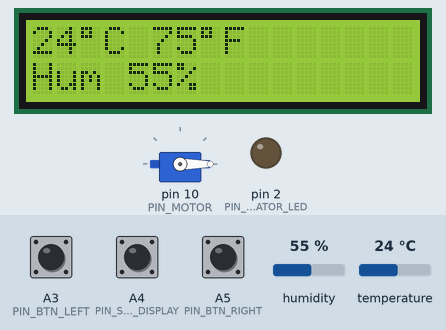
This sketch was run on a simulated Arduino Uno, built with avr-gcc and run on an emulated ATmega328P. On the bench: servo, 16×2 character LCD, output pins drawn as LEDs (lit = HIGH). The inputs (shaded band) are chosen by the test bench; at power-on: A4 (PIN_SWITCH_DISPLAY) HIGH, A5 (PIN_BTN_RIGHT) HIGH, A3 (PIN_BTN_LEFT) HIGH, humidity 55 %, temperature 24 °C.

Above: at 1.6 s.
1.7 s: A4 (PIN_SWITCH_DISPLAY) pulled LOW for 0.15 s
At 2.8 s:
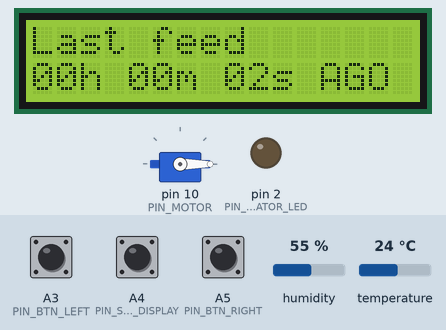
5.5 s: A5 (PIN_BTN_RIGHT) pulled LOW for 3.2 s
At 6.3 s:
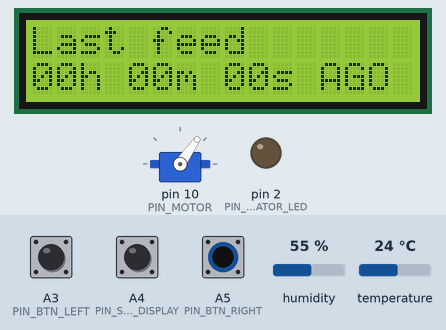
10.2 s: A3 (PIN_BTN_LEFT) pulled LOW for 0.15 s
At 11.8 s:
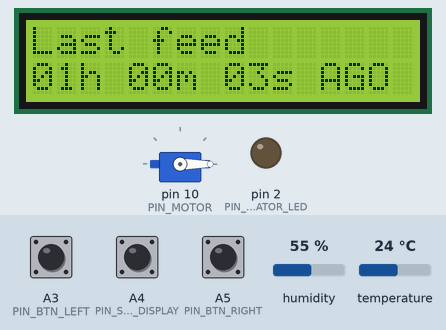
12.5 s: A3 (PIN_BTN_LEFT) pulled LOW for 1 s
At 13.8 s:
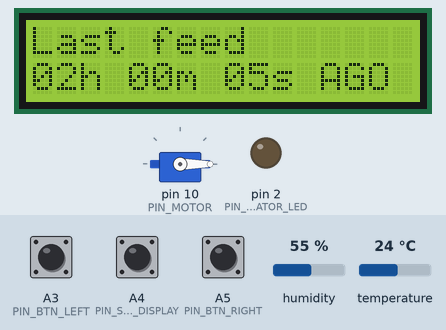
15.0 s: A5 (PIN_BTN_RIGHT) pulled LOW for 0.15 s
At 16.8 s:
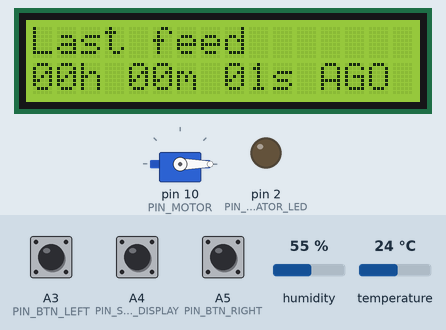
19.3 s: A4 (PIN_SWITCH_DISPLAY) pulled LOW for 1 s
At 21.4 s:
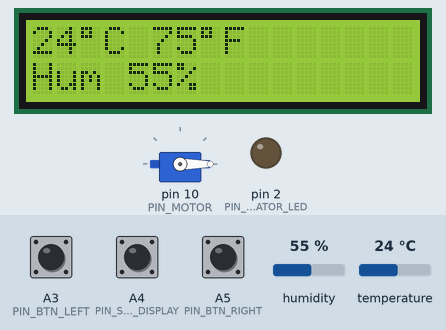
Timing chart, 0 to 22.8 s (numbered marks = the images above; inputs shaded):
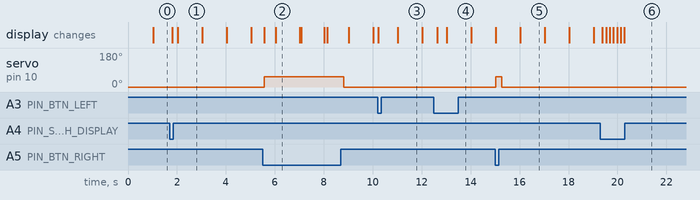

The sketch:

sketch_petmonitor_temphum.ino
```cpp
#include <LiquidCrystal.h>
#include <Servo.h>
#include <dht11.h>

LiquidCrystal lcd(4, 5, 6, 7, 11, 12);
Servo motor;
dht11 DHT;

// INTERVAL MILLISEC
const int INTERVAL_BUTTON_BOUNCE = 150;
const int INTERVAL_FEED_BOUNCE = 245;
const int INTERVAL_SECOND = 1000;

//PINS
const int PIN_DHT = 3;
const int PIN_MOTOR = 10;
const int PIN_BTN_RIGHT = A5;
const int PIN_SWITCH_DISPLAY = A4;
const int PIN_BTN_LEFT = A3;
const int PIN_AUTOFEED_INDICATOR_LED = 2;

const int DEFAULT_HR_UNTIL_FEED = 12;

const int DLastFeed = 0;
const int DTempHum = 1;
const int DAutoFeed = 2;

bool feeding = false;
bool autofeed = false;
bool buttonDownRight = false;
bool buttonDownLeft = false;
unsigned long previousMillisRight = 0;
unsigned long previousMillisLeft = 0;
unsigned long previousMillisDisplay = 0;
unsigned long previousTimeMillis = 0;
unsigned long feedMillis = 0;
unsigned int lastFeedHour = 0;
unsigned int lastFeedMinute = 0;
unsigned int lastFeedSecond = 0;

unsigned int currentD = -1;

unsigned int hourUntilNextAuto = DEFAULT_HR_UNTIL_FEED;
unsigned int minutesAutoFeedPassed = 0;
unsigned int secondsPassed = 0;
unsigned int secondsAutoFeedPassed = 0;

void setup() {

  pinMode(PIN_AUTOFEED_INDICATOR_LED, OUTPUT);

  pinMode(PIN_BTN_RIGHT, INPUT_PULLUP);
  pinMode(PIN_SWITCH_DISPLAY, INPUT_PULLUP);
  pinMode(PIN_BTN_LEFT, INPUT_PULLUP);

  motor.attach(PIN_MOTOR);
  motor.write(0);

  lcd.begin(16,2);
  currentD = DTempHum;
 // displayLCD();

}

void displayLCD(){

  switch (currentD){
    case DLastFeed:
      displayLastFeed();
      break;
    case DTempHum:
      displayTempHum();
      break;
    case DAutoFeed:
      displayAutofeed();
      break;
    default:
      displayTempHum();
  }
}

void displayLastFeed(){
  lcd.setCursor(0, 0);

  lcd.print("Last feed");
  lcd.setCursor(0, 1);
  if (lastFeedHour > 8760){
     lcd.print("1+ Year AGO");
     return;
  }

  if(lastFeedHour < 10) lcd.print("0");
  lcd.print(lastFeedHour);
  lcd.print("h ");
  if(lastFeedMinute < 10) lcd.print("0");
  lcd.print(lastFeedMinute);
  lcd.print("m ");
  if(lastFeedSecond < 10) lcd.print("0");
  lcd.print(lastFeedSecond);
  lcd.print("s");

  lcd.setCursor(12, 1);
  lcd.print("AGO");

}

void displayAutofeed(){
  lcd.setCursor(0, 0);
  lcd.print("Autofeed ");
  if (autofeed){
    lcd.print("ON");
    lcd.setCursor(0, 1);
    lcd.print("Next:");
    int s = 3600 - secondsPassed;
    int h = hourUntilNextAuto - ceil(float(secondsPassed) / 3600.0);
    int m = (s / 60 % 60);
    if(h < 10) lcd.print("0");
    lcd.print(h);
    lcd.print("h");
    if(m < 10) lcd.print("0");
    lcd.print(m);
    lcd.print("m");
    int ss = s%60;
    if(ss < 10) lcd.print("0");
    lcd.print(ss);
  }
  else{
    lcd.print("OFF");
  }
}

void displayTempHum(){
  int tempC=DHT.temperature;
  int tempF=(tempC * 9) / 5 + 32;
  int hum=DHT.humidity;
  lcd.setCursor(0,0);
  //lcd.print("Tem ");
  lcd.print(tempC);
  lcd.write(0xDF);
  lcd.print("C ");
  lcd.print(tempF);
  lcd.write(0xDF);
  lcd.print("F ");

  lcd.setCursor(0,1);
  lcd.print("Hum ");
  lcd.print(hum);
  lcd.print("% ");
}


void checkLastFeedOverDay(){
  if(lastFeedHour >= 24){
    digitalWrite(PIN_AUTOFEED_INDICATOR_LED, 1);
  }
}

void feederOpen(){
  motor.write(55);      // Turn SG90 servo to open feeder
  feeding = true;
  lastFeedHour = 0;
  lastFeedMinute = 0;
  lastFeedSecond = 0;
  lcd.clear();
  displayLCD();
}

void feederClose(){
  motor.write(0);     // Close feed
  feeding = false;
}

void loop() {
  unsigned long currentMillis = millis();

  /*RIGHT BUTTON FN*/
  if(currentMillis - previousMillisRight >= INTERVAL_BUTTON_BOUNCE){
    previousMillisRight = currentMillis;
    if(digitalRead(PIN_BTN_RIGHT) == LOW){

      if (currentD == DLastFeed || currentD == DTempHum){
        feedMillis = currentMillis;
        feederOpen();
        digitalWrite(PIN_AUTOFEED_INDICATOR_LED, 0);
      }

//      else if(currentD == 2){
//        if (!buttonDownRight){
//          buttonDownRight = true;
//          autofeed = !autofeed;
//
//          digitalWrite(PIN_AUTOFEED_INDICATOR_LED, autofeed);
//
//          lcd.clear();
//          displayLCD();
//        }
//      }
    }
    else{
      buttonDownRight = false;
    }
  }

  /*LEFT BUTTON FN*/
  if(currentMillis - previousMillisLeft >= INTERVAL_BUTTON_BOUNCE){
    previousMillisLeft = currentMillis;
    if(digitalRead(PIN_BTN_LEFT) == LOW){
      if (currentD == DAutoFeed && autofeed){
         if (!buttonDownLeft){
            buttonDownLeft = true;

            hourUntilNextAuto--;
            secondsPassed = 0;
            if (hourUntilNextAuto <= 0){
              hourUntilNextAuto = DEFAULT_HR_UNTIL_FEED;
            }
            lcd.clear();
            displayLCD();

          }
      }
      else if (currentD == DLastFeed){
         if (!buttonDownLeft){
            buttonDownLeft = true;

            lastFeedHour ++;

            lcd.clear();
            displayLCD();

          }
      }

    }
    else{
      buttonDownLeft = false;
    }
  }

   /*CLOSE FEED*/
  if (feeding && (currentMillis - feedMillis >= INTERVAL_FEED_BOUNCE)){
    feederClose();
  }

  /*DISPLAY SWITCHING (MID BTN FN)*/
  if(currentMillis - previousMillisDisplay >= INTERVAL_BUTTON_BOUNCE){
    previousMillisDisplay = currentMillis;

    if(digitalRead(PIN_SWITCH_DISPLAY) == LOW){
      lcd.clear();
      //currentD = (currentD + 1) % 3; FOR AUTO FEED FUNCTION
      currentD = (currentD + 1) % 2;
      displayLCD();
    }
  }

  /*SECONDS COUNTER*/
  if(currentMillis - previousTimeMillis >= INTERVAL_SECOND){
    previousTimeMillis = currentMillis;


    lastFeedSecond ++;
    if (lastFeedSecond >= 60){
      lastFeedMinute ++;
      if (lastFeedMinute >= 60){
        lastFeedHour ++;
        lastFeedMinute = 0;
      }
      lastFeedSecond = 0;
    }

    checkLastFeedOverDay();

/* Uncomment if autofeed function is used*/
//    if (autofeed) {
//      secondsPassed ++;
//      if(secondsPassed >= 3600){
//        secondsPassed = 0;
//        hourUntilNextAuto --;
//        if (hourUntilNextAuto <= 0){
//
//          feedMillis = millis();
//          feederOpen();
//
//          hourUntilNextAuto = DEFAULT_HR_UNTIL_FEED;
//        }
//      }
//    }

    DHT.read(PIN_DHT);
    displayLCD();
  }
}
```

Measured:
- after the input at 1.7 s, the display: first changes after 0.11 s (image 1 shows a later state)
- after the input at 5.5 s, servo on pin 10 (PIN_MOTOR): 0° → 55° after 0.06 s, → 0° 3.3 s later
- after the input at 15.0 s, servo on pin 10 (PIN_MOTOR): 0° → 55° at once, → 0° 0.24 s later
- after the input at 19.3 s, the display: changes after 0.08 s (image 6)
- what the display in image 1 shows lasts 1.0 s, from 2.0 s to 3.0 s
